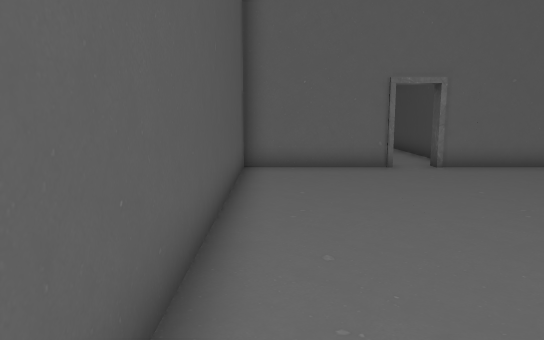
view 1 (above)

15 first-person views from a walk through a 3-D level made in the Unity game engine. The camera is 1.5 m above the floor, tilts 8° down and sees 70° across. The floor is counted in squares, 1 m on a side. Each view is taken from the middle of a square. On the plan, view 1 faces up. The plan holds only what a view shows up to about 17 squares ahead; the rest is blank. The place goes on beyond the plan. The player is left out. Door leaves are left out, so doorways stand open.

view 2
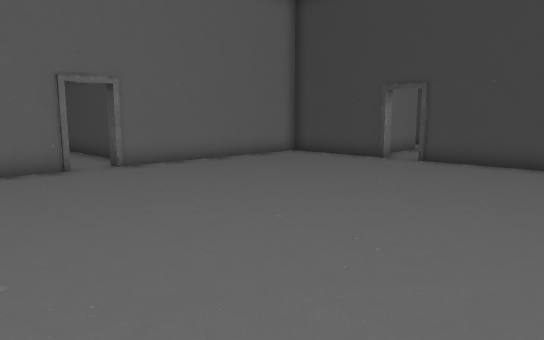

view 3
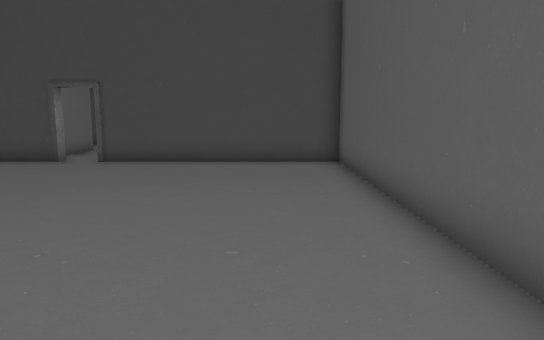

view 4
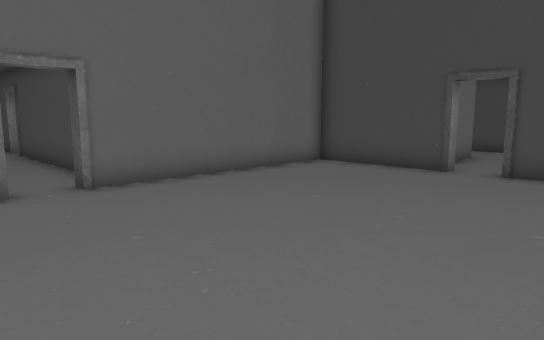

view 5
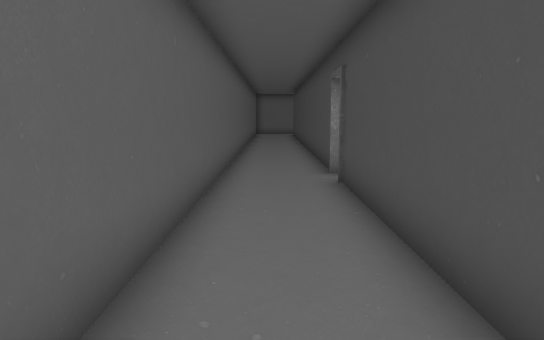

view 6
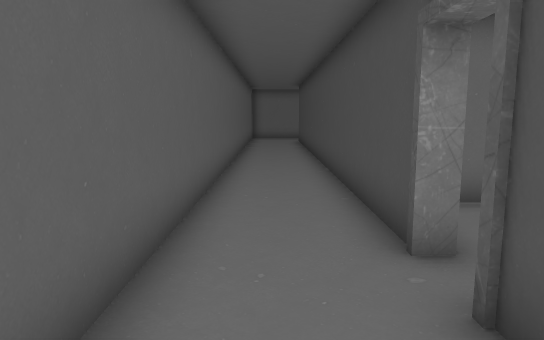

view 7
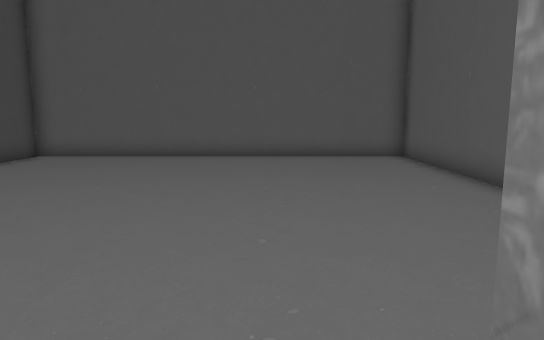

view 8
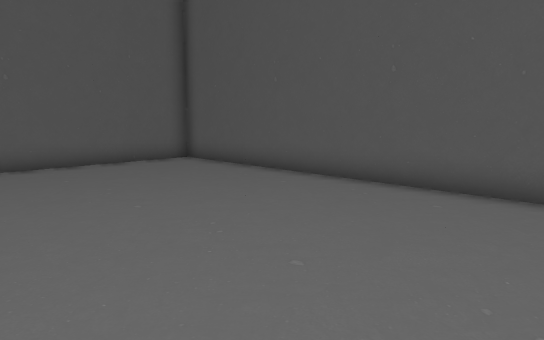

view 9
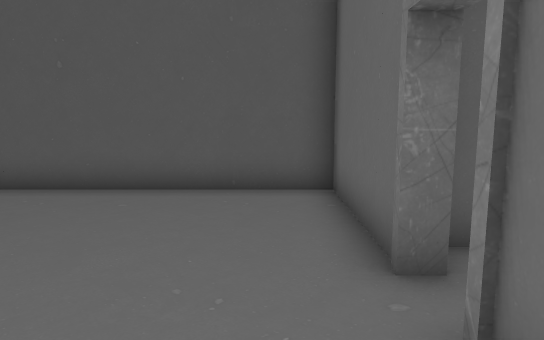

view 10
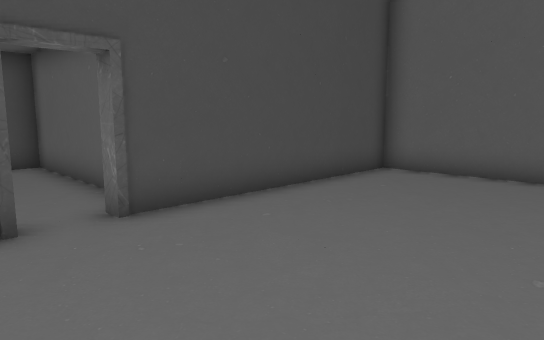

view 11
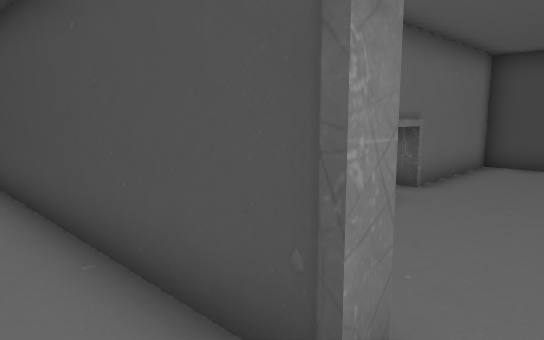

view 12
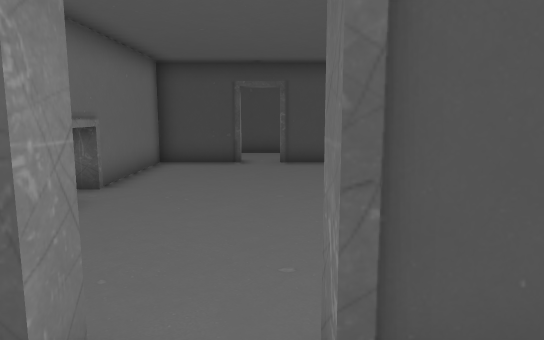

view 13
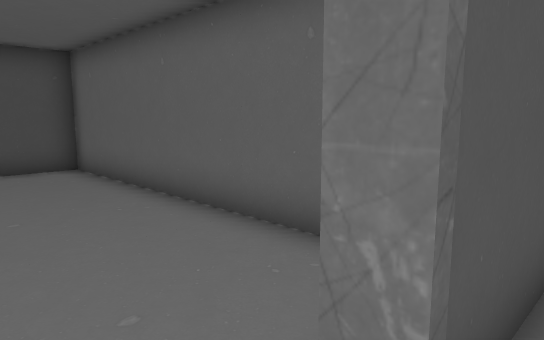

view 14
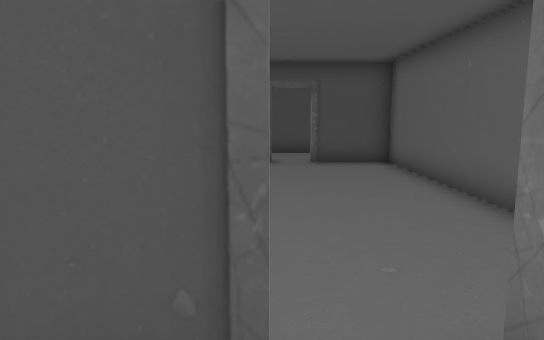

view 15
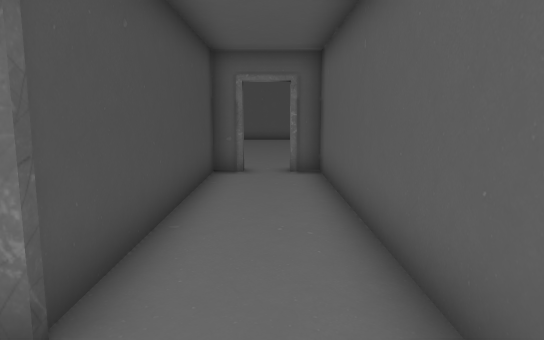

### Floor plan
Ten units are one square. View 1 is at (0, 0); x grows to the right and y downward. Boxes are objects, and circles mark ways between rooms. Rooms are numbered by the first view taken in them; rooms with no view inside come last. Other rooms are left out.
<svg viewBox="-13 -300 158 327">
<path fill="none" stroke="#000" d="M35 -112 -8 -112 -8 22 126 22 126 -56 131 -56M131 -69 126 -69 126 -112 48 -112M60 -210 56 -210 56 -295M35 -116 35 -112M48 -112 48 -116 56 -116 56 -197 60 -197M27 -295 27 -116"/>
<circle cx="40" cy="-110" r="3" fill="#2a7"/>
<text x="60" y="-50">1</text>
<text x="50" y="-200">2</text>
</svg>
Room 1 opens to room 2.

Where each view was taken, in squares from view 1:
view 1: 0 up, 0 right, facing up
view 2: 0 up, 0 right, facing up-right
view 3: 0 up, 0 right, facing right
view 4: 3 up, 2 right, facing up-right
view 5: 11 up, 4 right, facing up
view 6: 17 up, 4 right, facing up
view 7: 12 up, 4 right, facing down
view 8: 10 up, 7 right, facing down-left
view 9: 10 up, 7 right, facing left
view 10: 8 up, 7 right, facing down-right
view 11: 20 up, 4 right, facing up-right
view 12: 20 up, 4 right, facing right
view 13: 21 up, 5 right, facing down-right
view 14: 21 up, 4 right, facing right
view 15: 22 up, 4 right, facing down
